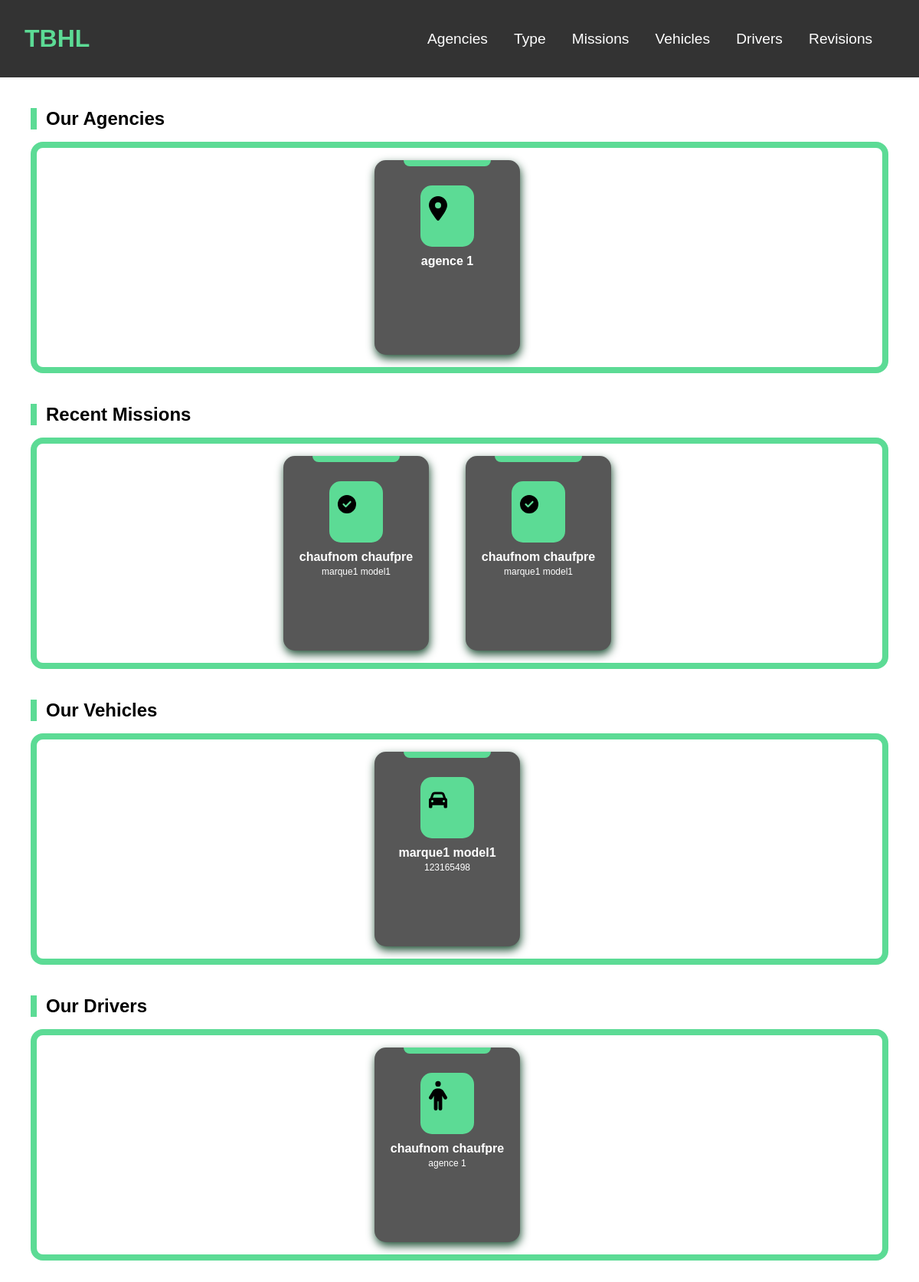
/, run on an earlier commit of the app's database.
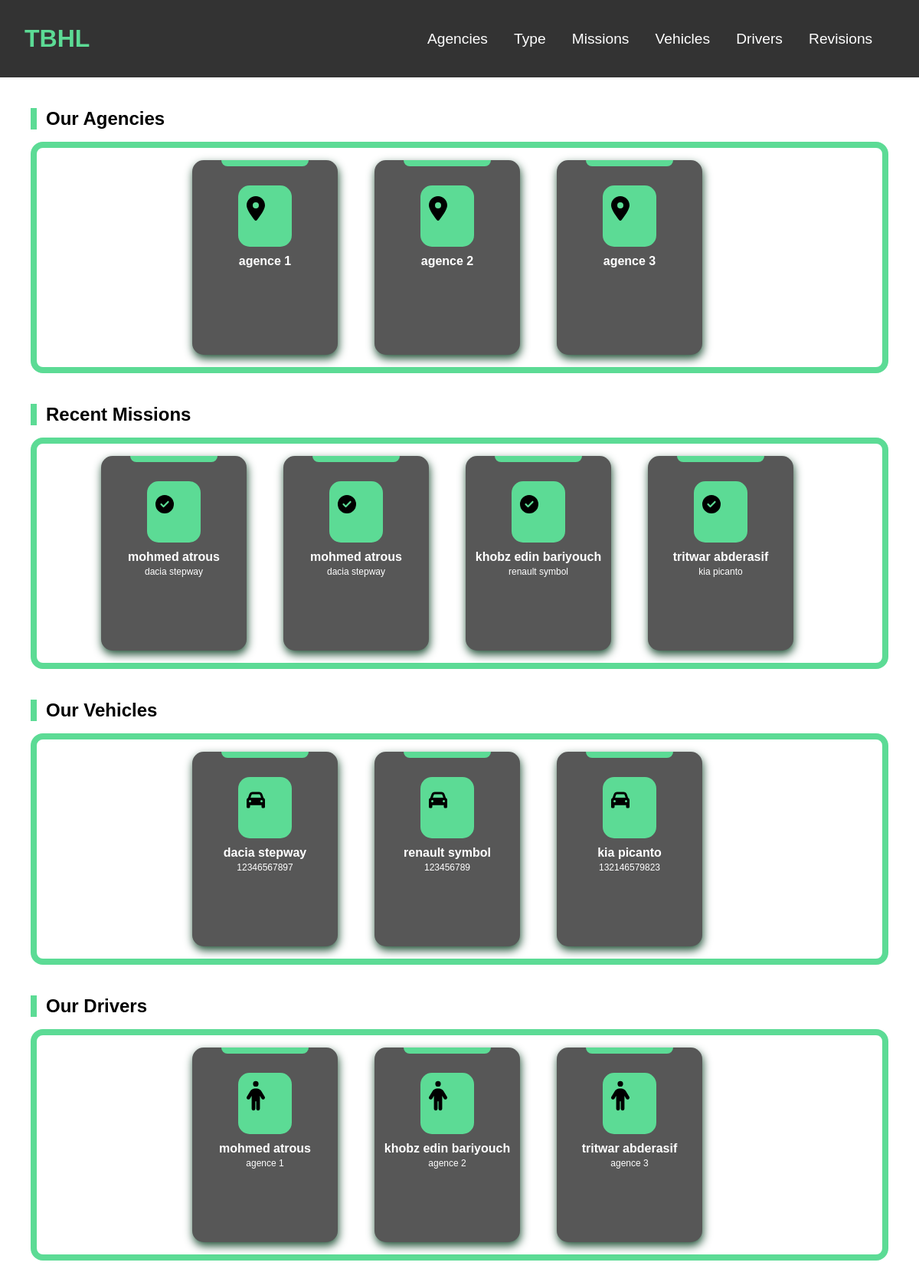
And on a later commit of the database.
### tables this page shows
CREATE TABLE Agence(
        AgenceID INTEGER PRIMARY KEY AUTOINCREMENT,
        Adresse TEXT NOT NULL
    );

CREATE TABLE Mission(
        MissionID INTEGER PRIMARY KEY AUTOINCREMENT,
        Date TEXT NOT NULL,
        HeureDebut TEXT NOT NULL,
        HeureFin TEXT NOT NULL,
        ChauffeurID INTEGER NOT NULL,
        VehiculeID INTEGER NOT NULL
    );

CREATE TABLE Chauffeur(
        ChauffeurID INTEGER PRIMARY KEY AUTOINCREMENT,
        Nom TEXT NOT NULL,
        Prenom TEXT NOT NULL,
        Telephone INTEGER NOT NULL,
        Email TEXT NOT NULL,
        AgenceID INTEGER NOT NULL,
        FOREIGN KEY(AgenceID) REFERENCES Agence(AgenceID)
    );

CREATE TABLE Type(
        TypeID INTEGER PRIMARY KEY AUTOINCREMENT,
        Marque TEXT NOT NULL,
        Modele TEXT NOT NULL
    );

CREATE TABLE Vehicule(
        VehiculeID INTEGER PRIMARY KEY AUTOINCREMENT,
        TypeID INTEGER NOT NULL,
        Immatriculation TEXT NOT NULL,
        DateAchat TEXT NOT NULL
    );

### main.py (the view)
@app.route("/")
def home():
    agence_list = cursor.execute('SELECT * FROM Agence LIMIT 5').fetchall()
    chauffeure_list = cursor.execute('''SELECT Chauffeur.* ,Agence.Adresse
                                     FROM Agence
                                     JOIN  Chauffeur ON Chauffeur.AgenceID = Agence.AgenceID''').fetchall()
    vehicule_list = cursor.execute('''SELECT Vehicule.* ,Type.Marque, Type.Modele
                                   FROM Vehicule
                                   JOIN Type ON Type.TypeID = Vehicule.TypeID LIMIT 5''').fetchall()
    revision_list = cursor.execute('''SELECT Revision.*, Vehicule.*, Type.*
                                   FROM Revision
                                   JOIN Vehicule ON Vehicule.VehiculeID = Revision.VehiculeID
                                   JOIN Type ON Type.TypeID = Vehicule.TypeID LIMIT 5''').fetchall()
    mission_list = cursor.execute('''SELECT Chauffeur.Nom, Chauffeur.Prenom,
                                    Vehicule.Immatriculation, Type.Marque, Type.Modele,
                                    Mission.*
                                    FROM Mission
                                    JOIN Chauffeur ON Chauffeur.ChauffeurID = Mission.ChauffeurID
                                    JOIN Vehicule ON Vehicule.VehiculeID = Mission.VehiculeID
                                    JOIN Type ON Vehicule.TypeID = Type.TypeID''').fetchall()
    return render_template("home.html",agence_list=agence_list,chauffeure_list=chauffeure_list,
                            vehicule_list=vehicule_list,revision_list=revision_list,mission_list=mission_list)

### templates/home.html (shortened to what this page needs)
<!DOCTYPE html>
<html lang="en">
<head>
    <link type="text/css" rel="stylesheet" href="{{ url_for('static', filename='stylesheet/home.css')}}">
    <link type="text/css" rel="stylesheet" href="{{ url_for('static', filename='stylesheet/appbar.css')}}">
</head>
<body>
    <header>
        <a href="/" id="logo">TBHL</a>
        <nav>
            <ul>
                <li><a href="/agence">Agencies</a></li>
                <li><a href="/type">Type</a></li>
                <li><a href="/mission">Missions</a></li>
                <li><a href="/vehicule">Vehicles</a></li>
                <li><a href="/chauffeur">Drivers</a></li>
                <li><a href="/revision">Revisions</a></li>
            </ul>
        </nav>
    </header>
    <section id="agencies">
        <h2>Our Agencies</h2>
        <div class="card-container">
            {% for element in agence_list %}
            <div class="card">
                <div class="card-border-top">
                </div>
                <div class="img">
                    <svg xmlns="http://www.w3.org/2000/svg" height="16" width="12" viewBox="0 0 384 512">
                        <path d="M215.7 499.2C267 435 384 279.4 384 192C384 86 298 0 192 0S0 86 0 192c0 87.4 117 243 168.3 307.2c12.3 15.3 35.1 15.3 47.4 0zM192 128a64 64 0 1 1 0 128 64 64 0 1 1 0-128z"/>
                    </svg>
                </div>
                <span>{{element[1]}}</span>
            </div>
            {% endfor %}
        </div>
    </section>
    <section id="missions">
        <h2>Recent Missions</h2>
        <div class="card-container">
            {% for element in mission_list %}
            <div class="card">
                <div class="card-border-top">
                </div>
                <div class="img">
                    <svg xmlns="http://www.w3.org/2000/svg" height="16" width="16" viewBox="0 0 512 512">
                        <path d="M256 512A256 256 0 1 0 256 0a256 256 0 1 0 0 512zM369 209L241 337c-9.4 9.4-24.6 9.4-33.9 0l-64-64c-9.4-9.4-9.4-24.6 0-33.9s24.6-9.4 33.9 0l47 47L335 175c9.4-9.4 24.6-9.4 33.9 0s9.4 24.6 0 33.9z"/>
                    </svg>
                </div>
                <span>{{element[0]}} {{element[1]}}</span>
                <p class="job"> {{element[3]}} {{element[4]}}</p>
            </div>
            {% endfor %}
        </div>
    </section>
    <section id="vehicles">
        <h2>Our Vehicles</h2>
        <div class="card-container">
            {% for element in vehicule_list %}
            <div class="card">
                <div class="card-border-top">
                </div>
                <div class="img">
                </div>
                <span>{{element[4]}} {{element[5]}}</span>
                <p class="job">{{element[2]}}</p>
            </div>
            {% endfor %}
        </div>
    </section>
    <section id="drivers">
        <h2>Our Drivers</h2>
        <div class="card-container">
            {% for element in chauffeure_list %}
            <div class="card">
                <div class="card-border-top">
                </div>
                <div class="img">
                </div>
                <span>{{element[1]}} {{element[2]}}</span>
                <p class="job"> {{element[6]}}</p>
            </div>
            {% endfor %}
        </div>
    </section>
</body>
</html>

What changed in the data, as far as the page shows it:
added Agence: Adresse "agence 2"
added Agence: Adresse "agence 3"
changed Mission (number 1 of 4 on the later page): Nom "chaufnom" → "mohmed"; Prenom "chaufpre" → "atrous"; Marque "marque1" → "dacia"; Modele "model1" → "stepway"
changed Mission (number 2 of 4 on the later page): Nom "chaufnom" → "mohmed"; Prenom "chaufpre" → "atrous"; Marque "marque1" → "dacia"; Modele "model1" → "stepway"
added Mission: Nom "khobz edin", Prenom "bariyouch", Marque "renault", Modele "symbol"
added Mission: Nom "tritwar", Prenom "abderasif", Marque "kia", Modele "picanto"
changed Vehicule: Marque "marque1" → "dacia"; Modele "model1" → "stepway"; Immatriculation "123165498" → "12346567897"
added Vehicule: Marque "renault", Modele "symbol", Immatriculation "123456789"
added Vehicule: Marque "kia", Modele "picanto", Immatriculation "132146579823"
changed Chauffeur "agence 1": Nom "chaufnom" → "mohmed"; Prenom "chaufpre" → "atrous"
added Chauffeur: Nom "khobz edin", Prenom "bariyouch", Adresse "agence 2"
added Chauffeur: Nom "tritwar", Prenom "abderasif", Adresse "agence 3"
